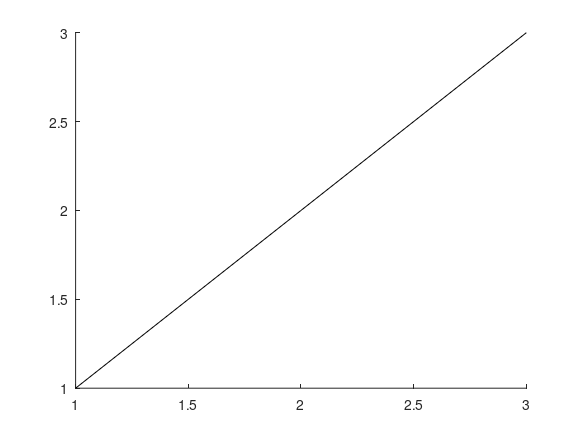

Write MATLAB code to recreate this figure. (Note: this script raises an error after producing the figure.)
%=============================================================================
% Copyright (c) 2016-present Allan CORNET (Nelson)
%=============================================================================
% This file is part of Nelson.
%=============================================================================
% LICENCE_BLOCK_BEGIN
% SPDX-License-Identifier: LGPL-3.0-or-later
% LICENCE_BLOCK_END
%=============================================================================
% <--ADV-CLI MODE-->
%=============================================================================
reset(groot());
%=============================================================================
f = figure('Visible', 'off');
ax = axes('Parent', f);
%=============================================================================
h = line('Parent', ax, 'XData', 1:3, 'YData', 1:3);
asserts.isequal(get(h, 'Marker'), 'none');
asserts.isequal(get(h, 'MarkerSize'), 6);
asserts.isequal(get(h, 'MarkerFaceColor'), 'none');
asserts.isequal(get(h, 'MarkerEdgeColor'), 'auto');
%=============================================================================
symbols = {'o', '+', '*', '.', 'x', '^', 'v', '>', '<', 'none'};
for k = 1:numel(symbols)
  set(h, 'Marker', symbols{k});
  asserts.isequal(get(h, 'Marker'), symbols{k});
end
% the one-letter aliases canonicalize to their full name
aliases = {'s', 'square'; 'd', 'diamond'; 'p', 'pentagram'; 'h', 'hexagram'};
for k = 1:size(aliases, 1)
  set(h, 'Marker', aliases{k, 1});
  asserts.isequal(get(h, 'Marker'), aliases{k, 2});
  set(h, 'Marker', aliases{k, 2});
  asserts.isequal(get(h, 'Marker'), aliases{k, 2});
end
%=============================================================================
set(h, 'MarkerSize', 12.5);
asserts.isequal(get(h, 'MarkerSize'), 12.5);
set(h, 'MarkerFaceColor', [0.25 0.5 0.75]);
asserts.isequal(get(h, 'MarkerFaceColor'), [0.25 0.5 0.75]);
set(h, 'MarkerEdgeColor', [1 0 0]);
asserts.isequal(get(h, 'MarkerEdgeColor'), [1 0 0]);
set(h, 'MarkerFaceColor', 'red');
asserts.isequal(get(h, 'MarkerFaceColor'), [1 0 0]);
set(h, 'MarkerEdgeColor', 'none');
asserts.isequal(get(h, 'MarkerEdgeColor'), 'none');
%=============================================================================
% Marker properties given at construction time must survive.
c = line('Parent', ax, 'XData', 1:3, 'YData', 1:3, 'LineStyle', 'none', ...
         'Marker', '^', 'MarkerSize', 9, 'MarkerFaceColor', [0 1 0], ...
         'MarkerEdgeColor', [0 0 1]);
asserts.isequal(get(c, 'Marker'), '^');
asserts.isequal(get(c, 'MarkerSize'), 9);
asserts.isequal(get(c, 'MarkerFaceColor'), [0 1 0]);
asserts.isequal(get(c, 'MarkerEdgeColor'), [0 0 1]);
asserts.isequal(get(c, 'LineStyle'), 'none');
%=============================================================================
% A marker-only linespec sets Marker and drops the line.
p = plot(ax, 1:3, 1:3, '^', 'MarkerSize', 8, 'MarkerFaceColor', [1 1 0]);
asserts.isequal(get(p, 'Marker'), '^');
asserts.isequal(get(p, 'LineStyle'), 'none');
asserts.isequal(get(p, 'MarkerSize'), 8);
asserts.isequal(get(p, 'MarkerFaceColor'), [1 1 0]);
%=============================================================================
q = plot(ax, 1:3, 1:3, 'Color', [0 1 1], 'Marker', 'v', 'MarkerSize', 8);
asserts.isequal(get(q, 'Marker'), 'v');
set(q, 'LineStyle', 'none');
asserts.isequal(get(q, 'LineStyle'), 'none');
asserts.isequal(get(q, 'Marker'), 'v');
%=============================================================================
asserts.checkerror('set(q, ''Marker'', ''Z'');', graphicsPropertyErrorMessage('Marker', 'Nelson:graphics:illegalSelection'), ...
  'Nelson:graphics:propertyError');
%=============================================================================
close(f);
close all;
%=============================================================================
